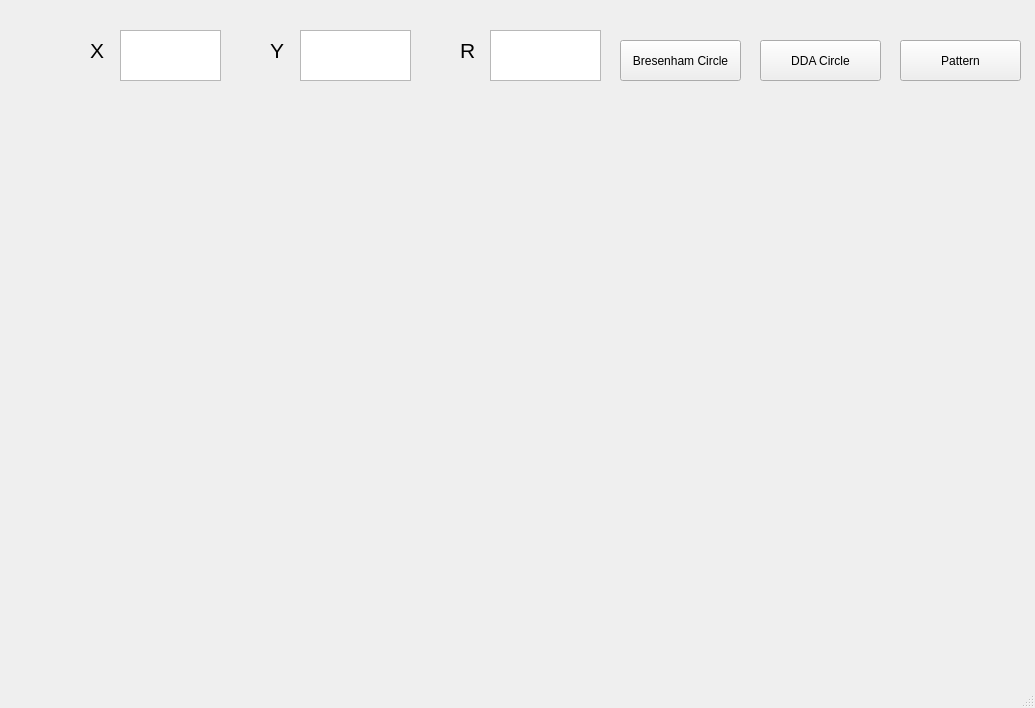
<?xml version="1.0" encoding="UTF-8"?>
<ui version="4.0">
 <class>MainWindow</class>
 <widget class="QMainWindow" name="MainWindow">
  <property name="geometry">
   <rect>
    <x>0</x>
    <y>0</y>
    <width>1035</width>
    <height>708</height>
   </rect>
  </property>
  <property name="windowTitle">
   <string>MainWindow</string>
  </property>
  <widget class="QWidget" name="centralwidget">
   <widget class="QPushButton" name="pushButton">
    <property name="geometry">
     <rect>
      <x>620</x>
      <y>40</y>
      <width>121</width>
      <height>41</height>
     </rect>
    </property>
    <property name="text">
     <string>Bresenham Circle</string>
    </property>
   </widget>
   <widget class="QLabel" name="label">
    <property name="geometry">
     <rect>
      <x>90</x>
      <y>30</y>
      <width>21</width>
      <height>41</height>
     </rect>
    </property>
    <property name="font">
     <font>
      <pointsize>16</pointsize>
     </font>
    </property>
    <property name="text">
     <string>X</string>
    </property>
   </widget>
   <widget class="QTextEdit" name="textEdit">
    <property name="geometry">
     <rect>
      <x>120</x>
      <y>30</y>
      <width>101</width>
      <height>51</height>
     </rect>
    </property>
   </widget>
   <widget class="QTextEdit" name="textEdit_2">
    <property name="geometry">
     <rect>
      <x>300</x>
      <y>30</y>
      <width>111</width>
      <height>51</height>
     </rect>
    </property>
   </widget>
   <widget class="QLabel" name="label_2">
    <property name="geometry">
     <rect>
      <x>270</x>
      <y>30</y>
      <width>21</width>
      <height>41</height>
     </rect>
    </property>
    <property name="font">
     <font>
      <pointsize>16</pointsize>
     </font>
    </property>
    <property name="text">
     <string>Y</string>
    </property>
   </widget>
   <widget class="QTextEdit" name="textEdit_3">
    <property name="geometry">
     <rect>
      <x>490</x>
      <y>30</y>
      <width>111</width>
      <height>51</height>
     </rect>
    </property>
   </widget>
   <widget class="QLabel" name="label_3">
    <property name="geometry">
     <rect>
      <x>460</x>
      <y>30</y>
      <width>21</width>
      <height>41</height>
     </rect>
    </property>
    <property name="font">
     <font>
      <pointsize>16</pointsize>
     </font>
    </property>
    <property name="text">
     <string>R</string>
    </property>
   </widget>
   <widget class="QLabel" name="label_4">
    <property name="geometry">
     <rect>
      <x>20</x>
      <y>110</y>
      <width>811</width>
      <height>531</height>
     </rect>
    </property>
    <property name="text">
     <string/>
    </property>
   </widget>
   <widget class="QPushButton" name="pushButton_2">
    <property name="geometry">
     <rect>
      <x>760</x>
      <y>40</y>
      <width>121</width>
      <height>41</height>
     </rect>
    </property>
    <property name="text">
     <string>DDA Circle</string>
    </property>
   </widget>
   <widget class="QPushButton" name="pushButton_3">
    <property name="geometry">
     <rect>
      <x>900</x>
      <y>40</y>
      <width>121</width>
      <height>41</height>
     </rect>
    </property>
    <property name="text">
     <string>Pattern</string>
    </property>
   </widget>
  </widget>
  <widget class="QMenuBar" name="menubar">
   <property name="geometry">
    <rect>
     <x>0</x>
     <y>0</y>
     <width>1035</width>
     <height>22</height>
    </rect>
   </property>
  </widget>
  <widget class="QStatusBar" name="statusbar"/>
 </widget>
 <resources/>
 <connections/>
</ui>
